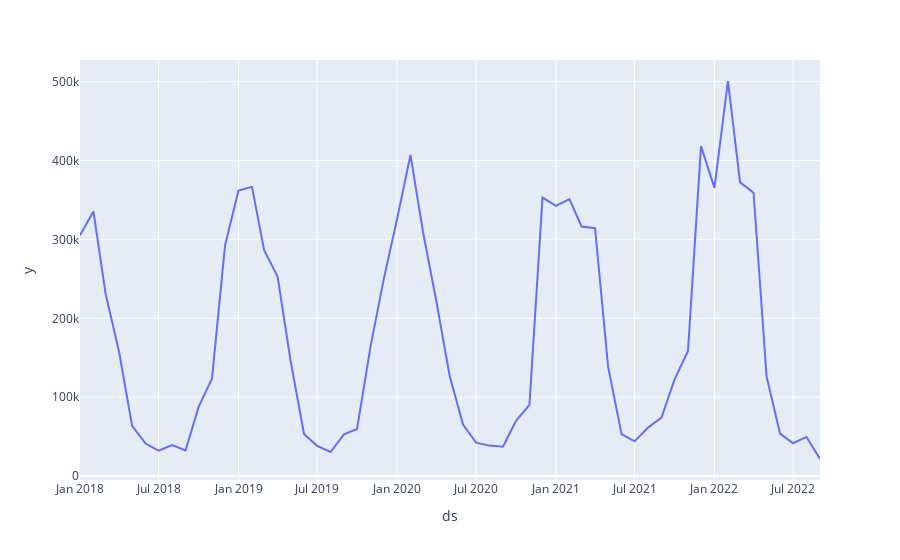

Notebook code cell kept with this figure:
### Code cell
px.line(kırşehir,x = kırşehir["ds"],y = kırşehir["y"])
